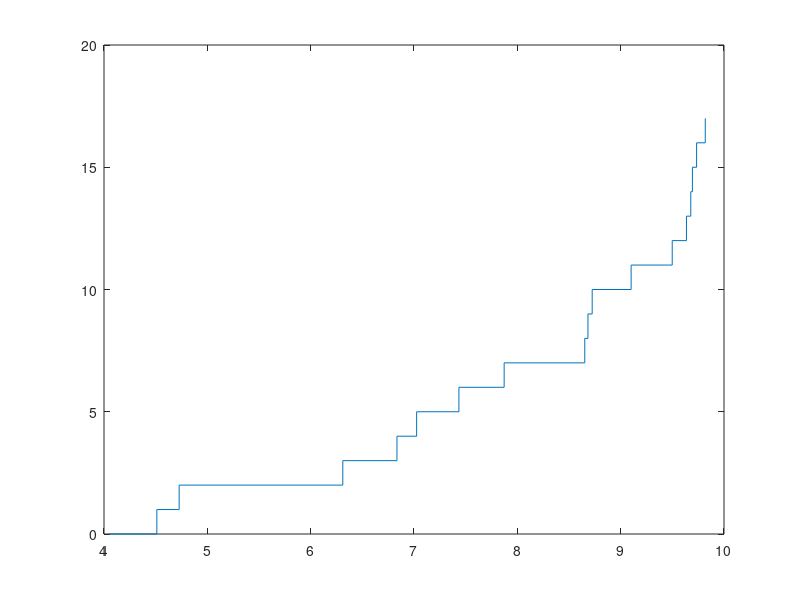

Here is the MATLAB script that generated this plot:
%lambda(t) = 0.05 *t^2
clear all
T=10;

x = linspace(0,T);
x =  (0.05) *(x.^2);
lambda = max(x)
t=0;
I=0;
while t<=T
    u1 = unifrnd(0,1);
    t = t - (1/lambda)*log(u1);
    if t>T
        break
    end
    u2 = unifrnd(0,1);
    if (u2<=(0.05 * (t^2))/lambda)
        I = I+1;
        S(I) = t;
    end
end

stairs(S, 0:I-1)


